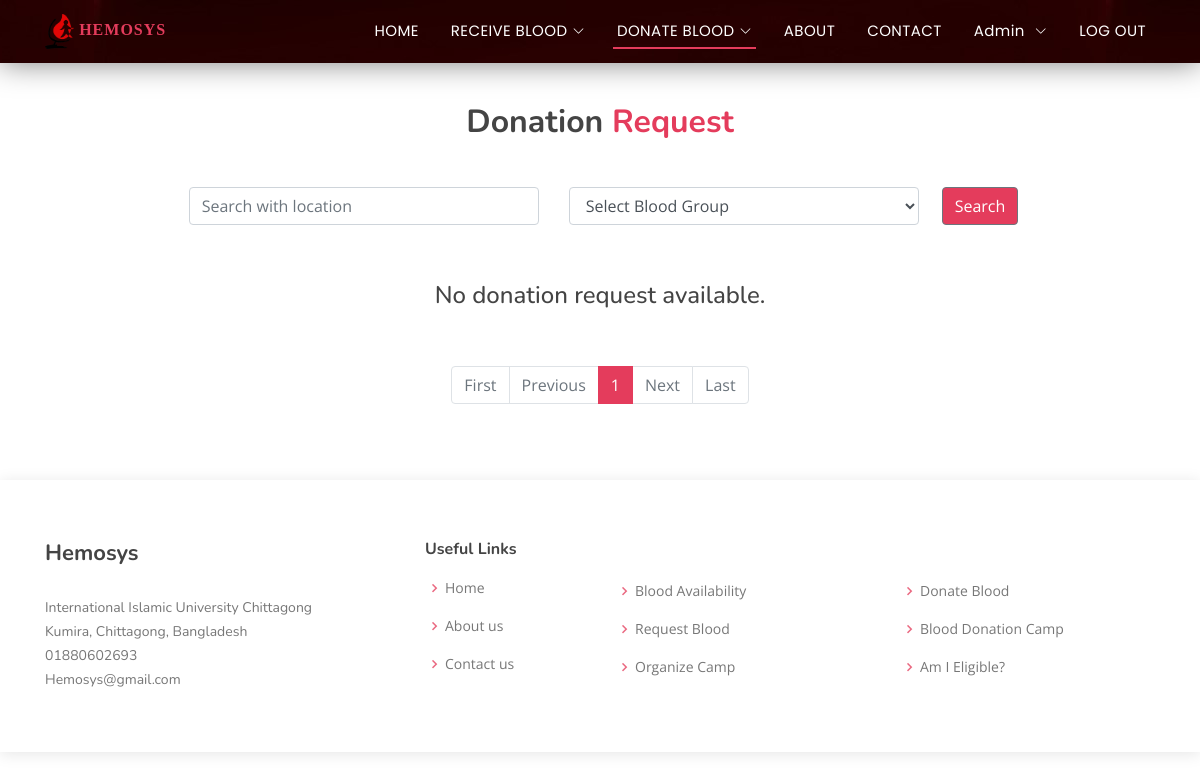
/donor/donation-request/ (signed in), run on an earlier commit of the app's database.
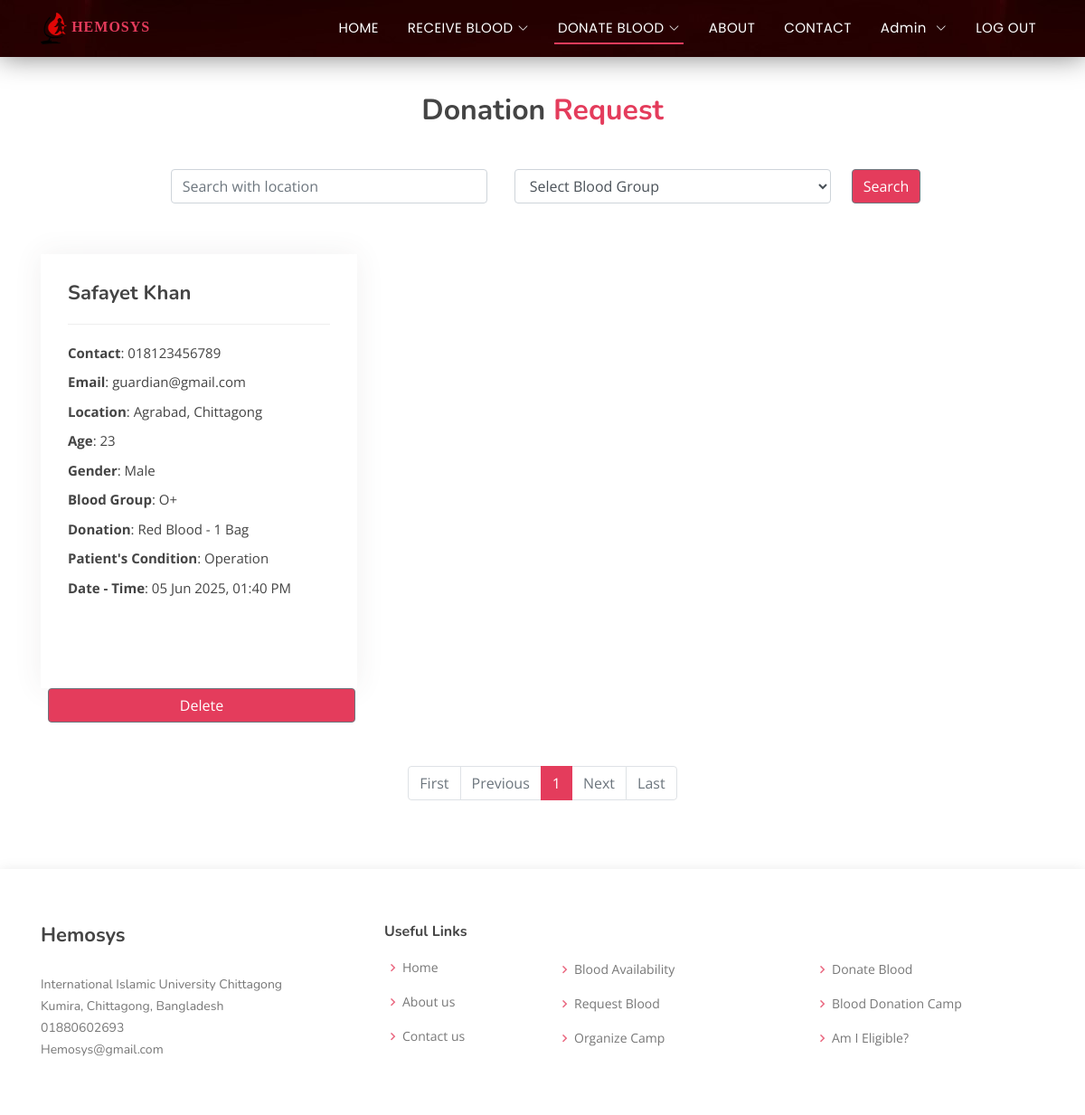
And on a later commit of the database.
### Recipient/models.py (models this page shows)
class recipient(models.Model):
    user = models.OneToOneField(User, on_delete=models.CASCADE)
    recipientname = models.CharField(max_length=150, verbose_name="Name")
    recipientphone = models.CharField(max_length=150, verbose_name="Contact")
    recipientemail = models.CharField(max_length=150, verbose_name="Email")
    recipientlocation = models.TextField(verbose_name="Location")
    recipientage = models.CharField(max_length=150, verbose_name="Age")
    recipientgender = models.CharField(max_length=150, verbose_name="Gender")
    recipientblood = models.CharField(max_length=150, verbose_name="Blood Group")
    recipientdonationtype = models.CharField(max_length=150, null=True, verbose_name="Type")
    recipientdonationquantity = models.CharField(max_length=150, verbose_name="Quantity")
    recipientcondition = models.TextField(verbose_name="Condition")
    recipientdate = models.DateField(max_length=150, verbose_name="Date")
    recipienttime = models.TimeField(max_length=150, default = None, verbose_name="Time")
    class Meta:
        verbose_name = "Requested Blood"
        verbose_name_plural = "Requested Blood"

### donor/views.py (the view, shortened to what this page needs)
# urls.py: path('donation-request/', views.donation_request, name="donationrequest"),
def donation_request(request):
    if request.user.is_authenticated:
        reqdata = recipient.objects.all()
        if request.method == "GET":
            search_blood_group = request.GET.get('searchBloodGroup', None)
            search_location = request.GET.get('searchAddress', None)
        paginator=Paginator(reqdata, 90)
        page_number=request.GET.get('page')
        page_obj=paginator.get_page(page_number)
        return render(request, "donationrequest.html", {"page_obj": page_obj})
    else:
        messages.warning(request, "PLEASE LOG IN TO DONATE")
        return redirect("/")

### templates/donationrequest.html (shortened to what this page needs)
{% extends 'base.html' %}
{% block content %}
<section id="donation-request" class="donation-request">
  <div class="container">
    <div class="section-title">
      <br><br>
      <h3>Donation <span>Request</span></h3>
    </div>
  </div>
  <div class="container mt-3 mb-3">
    <form method="GET" action="">
      <div class="row d-flex justify-content-center">
        <div class="col-md-4">
          <input type="text" class="form-control" id="searchAddress" name="searchAddress" placeholder="Search with location"/>
        </div>
        <div class="col-md-4">
          <div class="form-group">
            <select class="form-control" id="searchBloodGroup" name="searchBloodGroup">
              <option value="">Select Blood Group</option>
            </select>
          </div>
        </div>
        <button type="submit" class="btn btn-secondary mx-2" style="background-color: #e43c5c; height:38px" > Search </button>
      </div>
      <br/>
    </form>
  </div>
  {% if page_obj %}
  <div class="container">
    <div class="row gy-4">
      {% for n in page_obj %}
      <div class="col-lg-4">
        <div class="donation-info">
          <h3>{{ n.recipientname }}</h3>
          <ul>
            <li><strong>Contact</strong>: {{ n.recipientphone }} </li>
            <li><strong>Email</strong>: {{ n.recipientemail }} </li>
            <li><strong>Location</strong>: {{ n.recipientlocation }} </li>
            <li><strong>Age</strong>: {{ n.recipientage }} </li>
            <li><strong>Gender</strong>: {{ n.recipientgender }} </li>
            <li><strong>Blood Group</strong>: {{ n.recipientblood }} </li>
            <li><strong>Donation</strong>: {{ n.recipientdonationtype }} - {{ n.recipientdonationquantity }} Bag</li>
            <li><strong>Patient's Condition</strong>: {{ n.recipientcondition }} </li>
            <li><strong>Date - Time</strong>: {{ n.recipientdate | date:"d M Y" }}, {{ n.recipienttime | date:"h:i A"}} </li>
            <br><br>
          </ul>
        </div>
        {% if n.user.id == user.id %}
        <form method="post" action="/donor/delete-donation-request/{{ n.id }}/">
          <button type="submit" class="btn btn-secondary mx-2" style="background-color: #e43c5c; width: 340px;"> Delete </button>
        </form>
        {% else %}
        <form method="post" action="/donor/confirm-donation/{{ n.id }}/">
          {% csrf_token %}
          <button type="submit" class="btn btn-secondary mx-2" style="background-color: #e43c5c; width: 340px;"> Confirm </button>
        </form>
        {% endif %}
      </div>
        {% endfor %}
    </div>
  </div>
  {% else %}
  <div class="col d-flex justify-content-center">
    <h4>No donation request available.</h4>
  </div>
  {% endif %}
  <br><br>
  <div class="container d-flex justify-content-center">
    <nav aria-label="...">
      <ul class="pagination">
        {% if page_obj.has_previous %}
          <li class="page-item">
            <a class="page-link" href="?page=1">First</a>
          </li>
          <li class="page-item">
            <a class="page-link" href="?page={{ page_obj.previous_page_number }}">Previous</a>
          </li>
        {% else %}
          <li class="page-item disabled">
            <a class="page-link" href="?page=1">First</a>
          </li>
          <li class="page-item disabled">
            <a class="page-link" href="#">Previous</a>
          </li>
        {% endif %}
        {% for num in page_obj.paginator.page_range %}
          <li class="page-item {% if page_obj.number == num %}active{% endif %}" aria-current="page">
            <a class="page-link" href="?page={{ num }}">{{ num }}</a>
          </li>
        {% endfor %}
        {% if page_obj.has_next %}
          <li class="page-item">
            <a class="page-link" href="?page={{ page_obj.next_page_number }}">Next</a>
          </li>
          <li class="page-item">
            <a class="page-link" href="?page={{ page_obj.paginator.num_pages }}">Last</a>
          </li>
        {% else %}
          <li class="page-item disabled">
            <a class="page-link" href="#">Next</a>
          </li>
          <li class="page-item disabled">
            <a class="page-link" href="#">Last</a>
          </li>
        {% endif %}
      </ul>
    </nav>
  </div>
</section>
{% endblock content %}

### templates/base.html (shortened to what this page needs)
{% include "header.html" %}
{% block content %}
{% endblock content %}
{% include "footer.html" %}

### templates/header.html (shortened to what this page needs)
{%load static %}
<!DOCTYPE html>
<html lang="en">
<head>
  <link rel="stylesheet" href="https://cdn.jsdelivr.net/npm/bootstrap@4.4.1/dist/css/bootstrap.min.css">
  <link rel="stylesheet" href="https://cdn.jsdelivr.net/npm/bootstrap-icons@1.3.0/font/bootstrap-icons.css">
  <link rel='stylesheet' href='https://unpkg.com/boxicons@2.1.4/css/boxicons.min.css' >
  <link href="{% static '/assets/css/style.css' %}" rel="stylesheet">
</head>
<body>
  <header id="header" class="fixed-top ">
    <div class="container d-flex align-items-center justify-content-between">
      <a href="/" class="logo"><img src="{% static '/images/logo.png' %}" alt="" class="img-fluid"> HEMOSYS </a>
      <nav id="navbar" class="navbar">
        <ul>
          {% url 'index' as url %}
          <li><a class="{% if request.path == url %} active {% endif %}" href="/">HOME</a></li>
          {% url 'requestblood' as url1 %}
          {% url 'bloodavailability' as url2 %}
          <li class="dropdown"><a class="{% if request.path == url1 or request.path == url2 %} active {% endif %}" href="#"><span>RECEIVE BLOOD</span> <i class="bi bi-chevron-down"></i></a>
          </li>
          {% url 'donorregistration' as url3 %}
          {% url 'registereddonors' as url4 %}
          {% url 'donationcamp' as url5 %}
          {% url 'amieligible' as url6 %}
          {% url 'donationrequest' as url7 %}
          <li class="dropdown"><a class="{% if request.path == url3 or request.path == url4 or request.path == url5 or request.path == url6 or request.path == url7 %} active {% endif %}" href="#"><span>DONATE BLOOD</span> <i class="bi bi-chevron-down"></i></a>
          </li>
          {% url 'about' as url %}
          <li><a class="{% if request.path == url %} active {% endif %}" href="{{url}}">ABOUT</a></li>
          {% url 'contact' as url %}
          <li><a class="{% if request.path == url %} active {% endif %}" href="{{url}}">CONTACT</a></li>
          {% if request.user.is_superuser %}
          <li class="dropdown"><a href="#"><span>Admin </span> <i class="bi bi-chevron-down"></i></a>
              {% url 'profile' as url %}
          </li>
          {% endif %}
          {% if request.user.is_authenticated %}
          <li><a  class="nav-link scrollto" href="/auth/logout/">LOG OUT
          </a></li>
          {% endif %}
        </ul>
      </nav>
    </div>
  </header>

### templates/footer.html (shortened to what this page needs)
<footer id="footer">
    <div class="footer-top">
      <div class="container">
        <div class="row">
          <div class="col-lg-4 col-md-6 footer-contact">
            <h4>Hemosys</h4>
            <p>
              International Islamic University Chittagong <br>
              Kumira, Chittagong, Bangladesh<br>
              01880602693<br>
              Hemosys@gmail.com<br>
            </p>
          </div>
          <div class="col-lg-2 footer-links">
            <h4>Useful Links</h4>
            <ul>
              <li><i class="bx bx-chevron-right"></i> <a href="/">Home</a></li>
              {% url 'about' as url %}
              <li><i class="bx bx-chevron-right"></i> <a href="{{url}}">About us</a></li>
              {% url 'contact' as url %}
              <li><i class="bx bx-chevron-right"></i> <a href="{{url}}">Contact us</a></li>
            </ul>
          </div>
          <div class="col-lg-3 footer-links">
            <br><br>
            <ul>
              <li><i class="bx bx-chevron-right"></i> <a href="/recipient/blood-availability/">Blood Availability</a></li>
              <li><i class="bx bx-chevron-right"></i> <a href="/recipient/request-blood/">Request Blood</a></li>
              <li><i class="bx bx-chevron-right"></i> <a href="/recipient/blood-availability/">Organize Camp</a></li>
            </ul>
          </div>
          <div class="col-lg-3 footer-links">
            <br><br>
            <ul>
              <li><i class="bx bx-chevron-right"></i> <a href="/donor/donation-request/">Donate Blood</a></li>
              <li><i class="bx bx-chevron-right"></i> <a href="/donor/blood-donation-camp/">Blood Donation Camp</a></li>
              <li><i class="bx bx-chevron-right"></i> <a href="/donor/am-i-eligible/">Am I Eligible?</a></li>
            </ul>
        </div>
      </div>
    </div>
  </footer>
</body>
</html>

### static/assets/css/style.css (style rules this page uses)
body { font-family: "Open Sans", sans-serif; color: #444444; }
a { color: #e43c5c; text-decoration: none; }
h1, h2, h3, h4, h5, h6 { font-family: "Nunito", sans-serif; }
#header { transition: all 0.5s; z-index: 997; padding: 10px 0; background: url("../../images/headerbg.jpg") top center; box-shadow: 0 0 30px rgba(0, 0, 0, 0.5); }
#header .logo { font-size: 16px; margin: 0; padding: 0; line-height: 1; font-weight: 600; letter-spacing: 1px; text-transform: uppercase; font-family: cursive; }
#header .logo img { max-height: 35px; }
.navbar { padding: 0; }
.navbar ul { margin: 0; padding: 0; display: flex; list-style: none; align-items: center; }
.navbar li { position: relative; }
.navbar>ul>li { white-space: nowrap; padding: 10px 0 10px 24px; }
.navbar a, .navbar a:focus { display: flex; align-items: center; justify-content: space-between; font-family: "Poppins", sans-serif; color: #fff; font-size: 15px; padding: 0 4px; white-space: nowrap; transition: 0.3s; letter-spacing: 0.4px; position: relative; }
.navbar a i, .navbar a:focus i { font-size: 12px; line-height: 0; margin-left: 5px; }
.navbar>ul>li>a:before { content: ""; position: absolute; width: 100%; height: 2px; bottom: -6px; left: 0; background-color: #e43c5c; visibility: hidden; transform: scaleX(0); transition: all 0.3s ease-in-out 0s; }
.navbar a:hover:before, .navbar li:hover>a:before, .navbar .active:before { visibility: visible; transform: scaleX(1); }
.navbar a:hover, .navbar .active, .navbar .active:focus, .navbar li:hover>a { color: #fff; }
section { padding: 60px 0; overflow: hidden; }
.section-title { text-align: center; padding-bottom: 30px; }
.section-title h3 { margin: 15px 0 0 0; font-size: 32px; font-weight: 700; }
.section-title h3 span { color: #e43c5c; }
#footer { color: #444444; font-size: 14px; background: #f6f4f4; box-shadow: 0px 2px 15px rgba(0, 0, 0, 0.1); }
#footer .footer-top { padding: 60px 0 30px 0; background: #fff; }
#footer .footer-top .footer-contact { margin-bottom: 30px; }
#footer .footer-top .footer-contact h4 { font-size: 22px; margin: 0 0 30px 0; padding: 2px 0 2px 0; line-height: 1; font-weight: 700; }
#footer .footer-top .footer-contact p { font-size: 14px; line-height: 24px; margin-bottom: 0; font-family: "Nunito", sans-serif; color: #777777; }
#footer .footer-top h4 { font-size: 16px; font-weight: bold; color: #444444; position: relative; padding-bottom: 12px; }
#footer .footer-top .footer-links { margin-bottom: 30px; }
#footer .footer-top .footer-links ul { list-style: none; padding: 0; margin: 0; }
#footer .footer-top .footer-links ul i { padding-right: 2px; color: #ea6981; font-size: 18px; line-height: 1; }
#footer .footer-top .footer-links ul li { padding: 10px 0; display: flex; align-items: center; }
#footer .footer-top .footer-links ul li:first-child { padding-top: 0; }
#footer .footer-top .footer-links ul a { color: #777777; transition: 0.3s; display: inline-block; line-height: 1; }
.pagination .page-link { color: #e43c5c; background-color: transparent; border-color: #e43c5c; }
.pagination .page-item.active .page-link { background-color: #e43c5c; border-color: #e43c5c; }
.donation-request { padding-top: 40px; }
.donation-request .donation-info { width: 100%; height:480px; max-width: 350px; padding: 30px; box-shadow: 0px 0 30px rgba(73, 60, 62, 0.08); overflow: hidden; margin-top: 0px; }
.donation-request .donation-info h3 { font-size: 22px; font-weight: 700; margin-bottom: 20px; padding-bottom: 20px; border-bottom: 1px solid #eee; }
.donation-request .donation-info ul { list-style: none; padding: 0; font-size: 15px; }
.donation-request .donation-info ul li+li { margin-top: 10px; }
@media (min-width: 768px) { .donation-request .donation-info { max-width: 100%; } }

What changed in the data, as far as the page shows it:
added recipient: recipientname "Safayet Khan", recipientphone "018123456789", recipientemail "guardian@gmail.com", recipientlocation "Agrabad, Chittagong", recipientage "23", recipientgender "Male", recipientblood "O+", recipientdonationtype "Red Blood", recipientdonationquantity "1", recipientcondition "Operation", recipientdate "05 Jun 2025", recipienttime "01:40 PM"
Also different on the page:
text no longer shown: "No donation request available."
